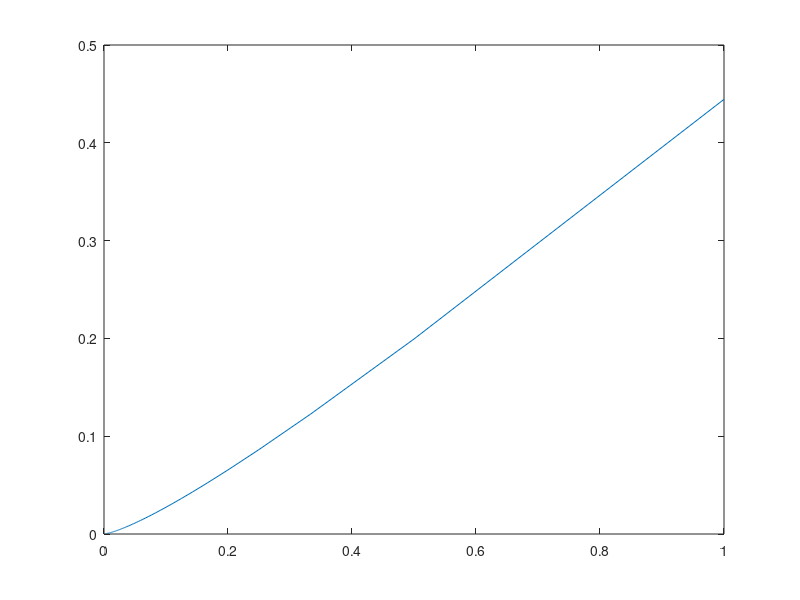

Source code (MATLAB):

k = [1:1:1000]
h = 1./k;
n = size(h,2);
R = zeros(1,n);

for i = 1:n
	x = [0:h(i):1];
	y = sqrt(x).*log(x);
	y(1) = 0;
	Tn = h(i)*sum(y)-h(i)/2 * (y(1)+y(size(y,2)));
	R(i) = Tn+4/9;
end
plot(h, R);
